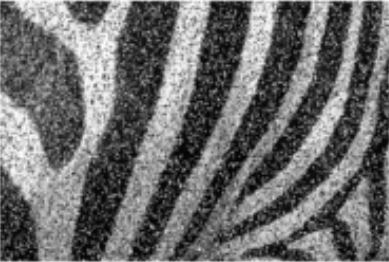
#> input picture images/zebra_01_noisy.jpg, 389 x 262 px
$ jupyter execute 02-image-enhancement.ipynb
#> lines starting #> are read from the running program, lines starting #| are printed output that depends on the picture; after the words box and inside, x2 and y2 are one past the last pixel; in counts of white or black regions, pixels touching at a corner belong together
# Lab 2: Image Enhancement

[cell 1]
import cv2
import numpy as np
import os

# Path to directory with images
dataDir = 'images'

[cell 2]
# Open noisy image
img = cv2.imread(os.path.join(dataDir, 'zebra_01_noisy.jpg'))
#> img is the input picture: shape (262, 389, 3); min 0, max 255, mean 107.6

# Show image
cv2.imshow('image', img)
cv2.waitKey(0)
cv2.destroyWindow('image')

### 1. Filtering and Smoothing

[Check tutorial here!](https://docs.opencv.org/4.x/dc/dd3/tutorial_gausian_median_blur_bilateral_filter.html)

[cell 3]
# Apply mean filter to the image
img_mean_filter = cv2.blur(img, (4,4))

# Show image
cv2.imshow('image', img_mean_filter)
cv2.waitKey(0)
cv2.destroyWindow('image')

Exercise 1.1: Apply median, Gaussian and bilateral filters to the image.

[cell 4]
median_filter_img = cv2.medianBlur(img, 5)
gaussian_filter_img = cv2.GaussianBlur(img, (5, 5), 0, 0)
bilateral_filter_img = cv2.bilateralFilter(img, 15, 75, 75)

cv2.imshow("image", img)
cv2.imshow("Median Filter", median_filter_img)
cv2.imshow("Gaussian Filter", gaussian_filter_img)
cv2.imshow("Bilateral Filter", bilateral_filter_img)
cv2.waitKey(0)
cv2.destroyAllWindows()

Exercise 1.2: Add salt and pepper noise to an image and check which filter works best at removing it.

[cell 5]
import random

def add_noise(img):
    row , col, _  = img.shape
#> row = 262; col = 389

    number_of_pixels = random.randint(300, 10000)
    for _ in range(number_of_pixels):
        y_coord=random.randint(0, row - 1)
        x_coord=random.randint(0, col - 1)
        img[y_coord][x_coord] = 255
#> img: shape (262, 389, 3); 6.27% of pixels changed, all inside (x1, y1, x2, y2) = (0, 0, 389, 262)

    number_of_pixels = random.randint(300 , 10000)
    for _ in range(number_of_pixels):
        y_coord=random.randint(0, row - 1)
        x_coord=random.randint(0, col - 1)
        img[y_coord][x_coord] = 0
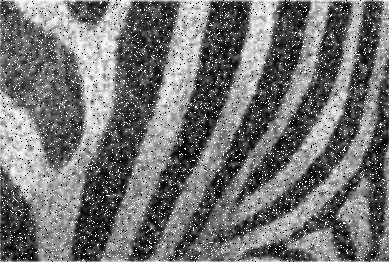
#> img: shape (262, 389, 3); min 0, max 255, mean 113.9
    return img


noisy_img = add_noise(img)

median_filter_img = cv2.medianBlur(noisy_img, 5)
gaussian_filter_img = cv2.GaussianBlur(noisy_img, (5, 5), 0, 0)
bilateral_filter_img = cv2.bilateralFilter(noisy_img, 15, 75, 75)


cv2.imshow("Noisy Image", noisy_img)
cv2.imshow("Median Filter", median_filter_img)
cv2.imshow("Gaussian Filter", gaussian_filter_img)
cv2.imshow("Bilateral Filter", bilateral_filter_img)

while True:
    if cv2.waitKey(1) == ord('q'):
#> (key q is pressed here)
        break
cv2.destroyAllWindows()

(Why did the bilateral filter work well previously, but not now?)

Exercise 1.3: Apply your own 3x3 mean filter using [ndimage.convolve()](https://docs.scipy.org/doc/scipy/reference/generated/scipy.ndimage.convolve.html). Look at the lecture slides for the filter definition.

[cell 6]
from scipy import ndimage
img = cv2.imread(os.path.join(dataDir, 'home.jpg'), cv2.IMREAD_GRAYSCALE)
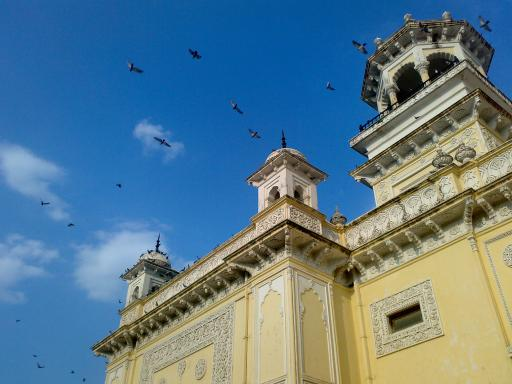
#> input picture images/home.jpg, 512 x 384 px
#> img: shape (384, 512); min 0, max 255, mean 116.2
k = np.ones((3,3))
k /= np.sum(k)

# k = np.array([[0,-1,0], [-1,4,-1], [0,-1,0]], float)

new_img = ndimage.convolve(img / 255, k)
cv2.imshow("Image", img)
cv2.imshow("New image", new_img)


while True:
    if cv2.waitKey(1) == ord('q'):
#> (key q is pressed here)
        break
cv2.destroyAllWindows()

Exercise 1.4: Apply your own 3x3 Gaussian filter using [ndimage.convolve()](https://docs.scipy.org/doc/scipy/reference/generated/scipy.ndimage.convolve.html).

[cell 7]
from scipy import ndimage
img = cv2.imread(os.path.join(dataDir, 'zebra_01_noisy.jpg'), cv2.IMREAD_GRAYSCALE)
#> img: shape (262, 389); min 0, max 255, mean 107.6
k = np.array([[1, 2, 1], [2, 4, 2], [1, 2, 1]], float)
k /= np.sum(k)

new_img = ndimage.convolve(img / 255, k)
#> new_img: shape (262, 389) float64
cv2.imshow("Image", img)
cv2.imshow("New Image", new_img)

while True:
    if cv2.waitKey(1) == ord('q'):
#> (key q is pressed here)
        break
cv2.destroyAllWindows()

Exercise 1.5: Apply two 3x3 Sobel filters (one in the X-direction, the other in the Y-direction) using [ndimage.convolve()](https://docs.scipy.org/doc/scipy/reference/generated/scipy.ndimage.convolve.html). Look at the lecture slides for the filter definition.

[cell 8]
## Not sure about this one

from scipy import ndimage
img = cv2.imread(os.path.join(dataDir, 'apple.jpg'), cv2.IMREAD_GRAYSCALE)
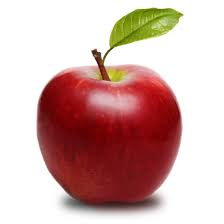
#> input picture images/apple.jpg, 224 x 224 px
#> img: shape (224, 224); min 9, max 255, mean 185.7
k_x = np.array([[-1, 0, 1], [-2, 0, 2], [1, 0, 1]], float)
k_y = np.array([[1, 2, 1], [0, 0, 0], [-1, -2, -1]], float)


new_img_x = ndimage.convolve(img / 255, k_x)
new_img_y = ndimage.convolve(img / 255, k_y)
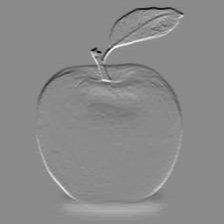
#> new_img_y: shape (224, 224) float64; min -2.84, max 2.38, mean -4.44e-05; drawn with min black and max white

cv2.imshow("Image", img)
cv2.imshow("New Image X filter", new_img_x)
cv2.imshow("New Image Y filter", new_img_y)
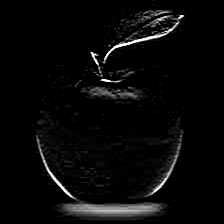
#> window 'New Image Y filter': shape (224, 224); min 0, max 255, mean 9

while True:
    if cv2.waitKey(1) == ord('q'):
#> (key q is pressed here)
        break
cv2.destroyAllWindows()

Exercise 1.6: Apply your own 3x3 Gaussian filter using [ndimage.convolve()](https://docs.scipy.org/doc/scipy/reference/generated/scipy.ndimage.convolve.html), but now to a colored image.

[cell 9]
from scipy import ndimage
img = cv2.imread(os.path.join(dataDir, 'apple.jpg'))
#> img is the input picture: shape (224, 224, 3); mean B, G, R 171.5, 175.9, 209.8

k = np.array([[1, 2, 1], [2, 4, 2], [1, 2, 1]], float)
k /= np.sum(k)

# We apply convolution to each channel and then stack the filtered channels back into an image
new_img = np.dstack([ndimage.convolve(img[:, :, c] / 255, k) for c in range(img.shape[2])])
#> new_img: shape (224, 224, 3) float64
cv2.imshow("Image", img)
cv2.imshow("New Image", new_img)

while True:
    if cv2.waitKey(1) == ord('q'):
#> (key q is pressed here)
        break
cv2.destroyAllWindows()

### 2. Histogram Equalization

[cell 10]
# Load low contrast image
img = cv2.imread(os.path.join(dataDir, 'face_lowContrast_01.jpg'), 0) # Change this, according to your image's path
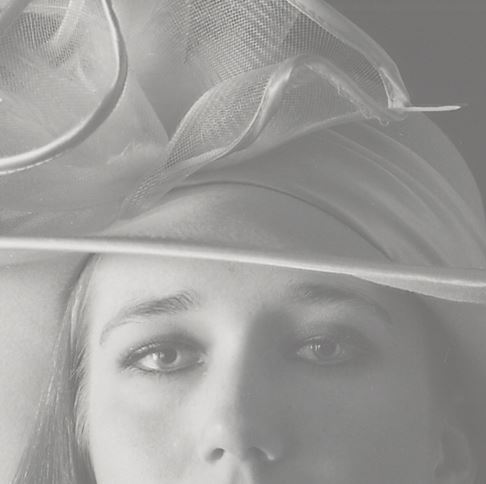
#> input picture images/face_lowContrast_01.jpg, 486 x 484 px
#> img: shape (484, 486); min 101, max 237, mean 155.5

cv2.imshow('image', img)
cv2.waitKey(0)
cv2.destroyAllWindows()

[Histograms Equalization](https://docs.opencv.org/master/d6/dc7/group__imgproc__hist.html#ga7e54091f0c937d49bf84152a16f76d6e)

[cell 11]
# Increasing contrast with Histograms Equalization
img_with_he = cv2.equalizeHist(img)
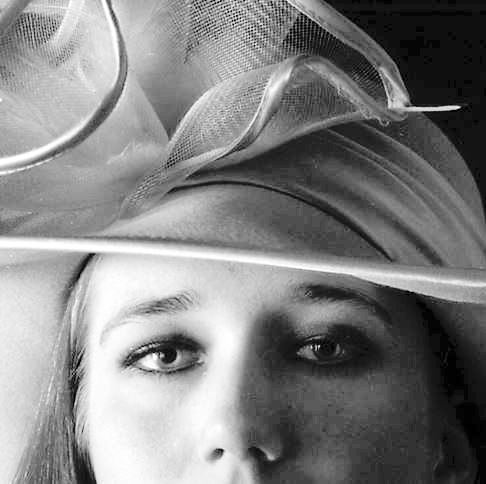
#> img_with_he: shape (484, 486); min 0, max 255, mean 129.2

cv2.imshow('histogram_equalization', img_with_he)
cv2.waitKey(0)
cv2.destroyAllWindows()

[Contrast Limited Adaptive Histogram Equalization](https://docs.opencv.org/master/d6/dc7/group__imgproc__hist.html#gad689d2607b7b3889453804f414ab1018)

[cell 12]
# Increasing contrast with CLAHE
clahe = cv2.createCLAHE(clipLimit=2.0, tileGridSize=(8,8))
img_with_CLAHE = clahe.apply(img)

cv2.imshow('clahe', img_with_CLAHE)
cv2.waitKey(0)
cv2.destroyAllWindows()

Exercise 2.1: Apply Histogram Equalization to a colored image

[cell 13]
img = cv2.imread(os.path.join(dataDir, 'fruits.jpg'))
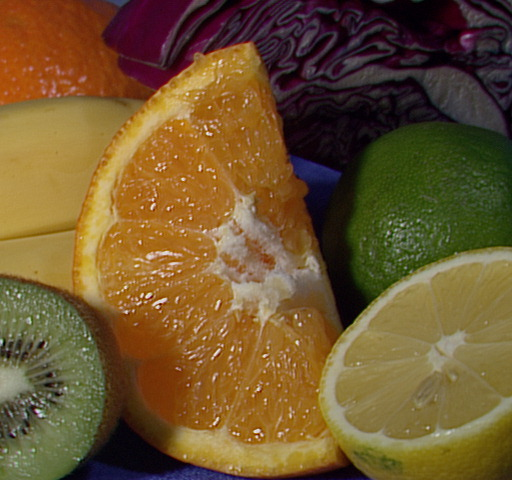
#> input picture images/fruits.jpg, 512 x 480 px
#> img is the input picture: shape (480, 512, 3); mean B, G, R 46.2, 85.6, 110.8
img_yuv = cv2.cvtColor(img, cv2.COLOR_BGR2YUV)
#> img_yuv: shape (480, 512, 3); mean of channels 0, 1, 2 88.7, 107.1, 147.4

# equalize the histogram of the Y channel
img_yuv[:,:,0] = cv2.equalizeHist(img_yuv[:,:,0])
#> img_yuv: shape (480, 512, 3); mean of channels 0, 1, 2 128.3, 107.1, 147.4
# convert the YUV image back to RGB format
img_output = cv2.cvtColor(img_yuv, cv2.COLOR_YUV2BGR)
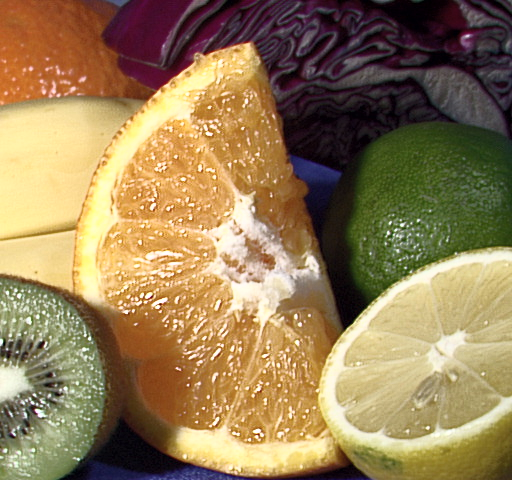
#> img_output: shape (480, 512, 3); mean B, G, R 85.9, 125.3, 149.1

cv2.imshow('Color input image', img)
cv2.imshow('Histogram equalized', img_output)

while True:
    if cv2.waitKey(1) == ord('q'):
#> (key q is pressed here)
        break
cv2.destroyAllWindows()

Exercise 2.2: Apply CLAHE to a colored image

[cell 14]
img = cv2.imread(os.path.join(dataDir, 'fruits.jpg'))


new_img = cv2.cvtColor(img, cv2.COLOR_BGR2Lab)
#> new_img: shape (480, 512, 3); mean of channels 0, 1, 2 96.7, 133.9, 153.4
clahe = cv2.createCLAHE(clipLimit=10, tileGridSize=(8, 8))
new_img[:, :, 0] = clahe.apply(new_img[:, :, 0])
#> new_img: shape (480, 512, 3); mean of channels 0, 1, 2 126.2, 133.9, 153.4
new_img = cv2.cvtColor(new_img, cv2.COLOR_Lab2BGR)
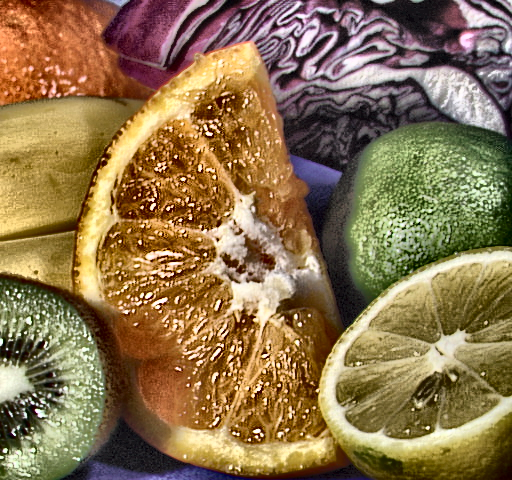
#> new_img: shape (480, 512, 3); mean B, G, R 77.2, 115.4, 140.6

# Display images
cv2.imshow('Color input image', img)
cv2.imshow('Histogram equalized', new_img)

while True:
    if cv2.waitKey(1) == ord('q'):
#> (key q is pressed here)
        break
cv2.destroyAllWindows()
